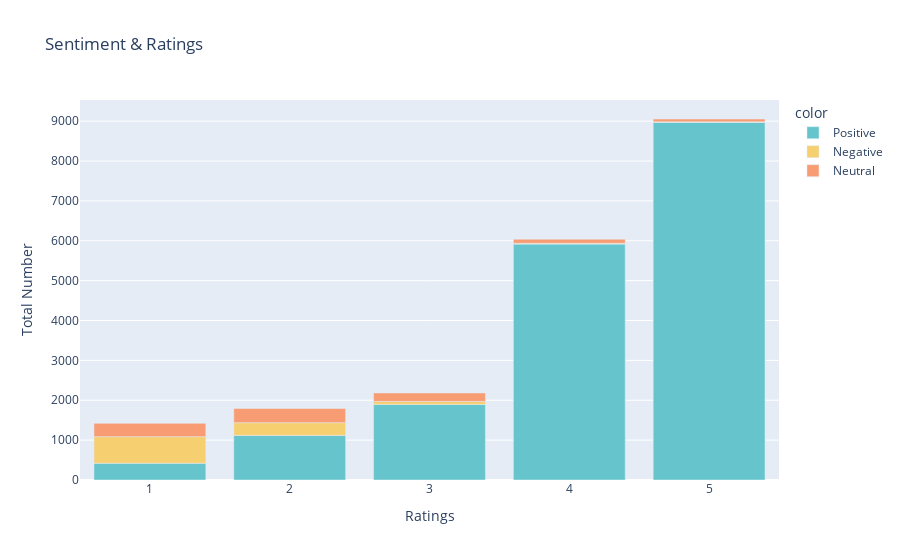

The notebook cell saved with this chart:
### Markdown cell above
### Bar Graph

### Code cell
# Preparing data for visualization 
Viz_1 = df[['Rating','Sentiment']].value_counts().rename_axis(['Rating','Sentiment']).reset_index(name='counts')
print(Viz_1)
# Plotting the Bar Graph 
fig = px.bar(x=Viz_1.Rating, y=Viz_1.counts, color=Viz_1.Sentiment,color_discrete_sequence=px.colors.qualitative.Pastel,title="Sentiment & Ratings",labels={'x':'Ratings','y':'Total Number'})
fig.show()

### Figure 1 — Plotly figure (JSON) as saved in the notebook; plotly's stock layout.template omitted (floating-point values rounded to 4 significant figures)
{"data": [{"alignmentgroup": "True", "hovertemplate": "color=Positive<br>Ratings=%{x}<br>Total Number=%{y}<extra></extra>", "legendgroup": "Positive", "marker": {"color": "rgb(102, 197, 204)", "pattern": {"shape": ""}}, "name": "Positive", "offsetgroup": "Positive", "orientation": "v", "showlegend": true, "textposition": "auto", "type": "bar", "x": [5, 4, 3, 2, 1], "xaxis": "x", "y": [8970, 5916, 1895, 1119, 420], "yaxis": "y"}, {"alignmentgroup": "True", "hovertemplate": "color=Negative<br>Ratings=%{x}<br>Total Number=%{y}<extra></extra>", "legendgroup": "Negative", "marker": {"color": "rgb(246, 207, 113)", "pattern": {"shape": ""}}, "name": "Negative", "offsetgroup": "Negative", "orientation": "v", "showlegend": true, "textposition": "auto", "type": "bar", "x": [1, 2, 3, 4, 5], "xaxis": "x", "y": [666, 319, 76, 20, 12], "yaxis": "y"}, {"alignmentgroup": "True", "hovertemplate": "color=Neutral<br>Ratings=%{x}<br>Total Number=%{y}<extra></extra>", "legendgroup": "Neutral", "marker": {"color": "rgb(248, 156, 116)", "pattern": {"shape": ""}}, "name": "Neutral", "offsetgroup": "Neutral", "orientation": "v", "showlegend": true, "textposition": "auto", "type": "bar", "x": [2, 1, 3, 4, 5], "xaxis": "x", "y": [355, 335, 212, 103, 72], "yaxis": "y"}], "layout": {"barmode": "relative", "legend": {"title": {"text": "color"}, "tracegroupgap": 0}, "title": {"text": "Sentiment & Ratings"}, "xaxis": {"anchor": "y", "domain": [0, 1], "title": {"text": "Ratings"}}, "yaxis": {"anchor": "x", "domain": [0, 1], "title": {"text": "Total Number"}}}}
